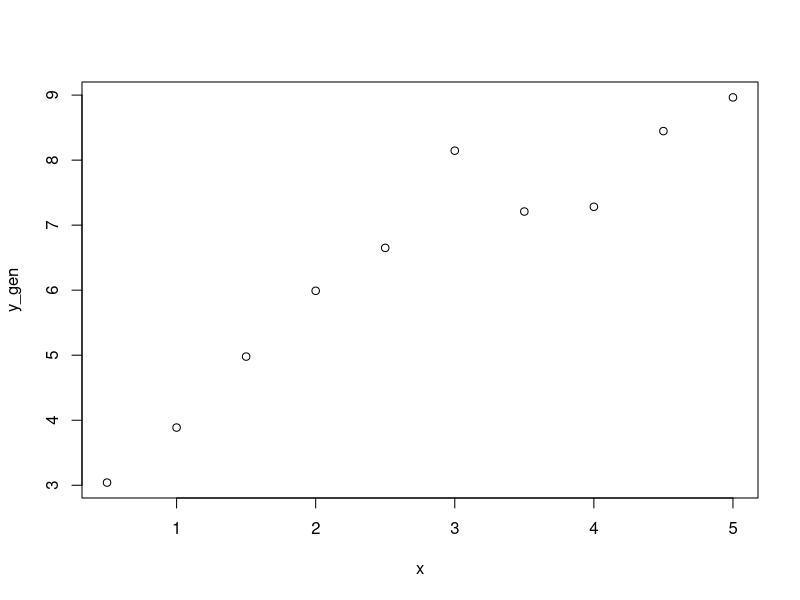
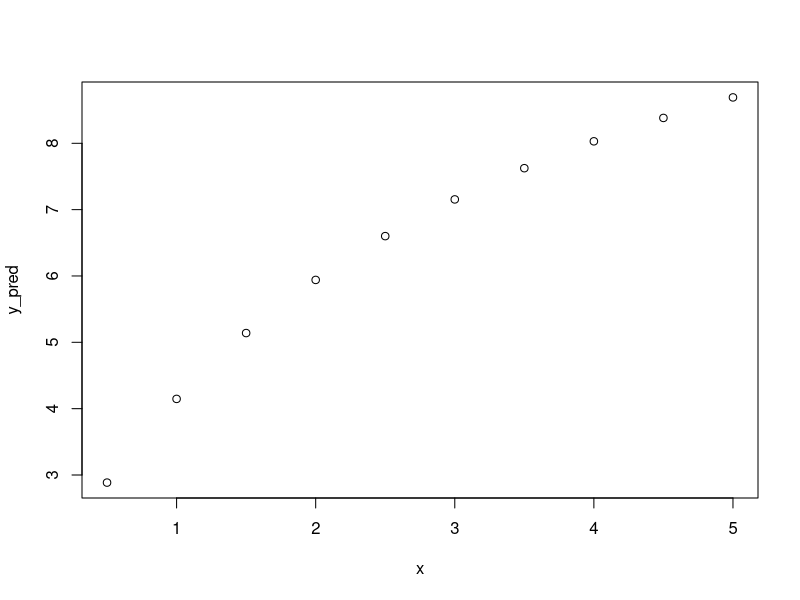
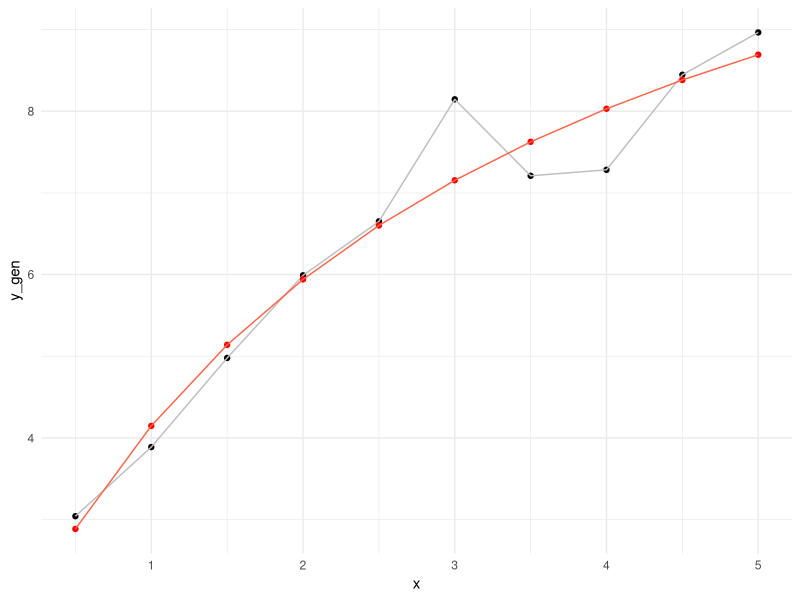

The R script that drew these images, in order:
library(ggplot2)
library(MASS)


# Parametry
n <- 10
x <- (1:10)/2
b1 <- 10
b2 <- 3
b3 <- 2
beta <- c(b1,b2,b3)
sig <- 1/2

set.seed(2137)
y_gen <- (b1*x)/(b2+x)+b3 + rnorm(10,mean = 0, sd = sig)


fun_g <- function(x,beta){
  return((beta[1] * x) / (beta[2] + x) + beta[3])
}

grad_g <- function(x, beta){
  return(c(x/(beta[2]+x), - (beta[1] *x)/(beta[2]+x)^2,1))
}

grad_g(1/2, beta= beta)

# Wzór na g(x,beta)

# Definiujemy macierz G

mac_G <- function(wek_x, beta){
  n <- length(wek_x)
  p <- length(beta)
  mac <- matrix(nrow = n, ncol = p)
  for (i in 1:n){
    mac[i, ] <- grad_g(wek_x[i], beta = beta)
  }
  return(mac)
}

# Algorytm G-N

G_N <- function(x,y, beta_0 = c(8,2,1), eps=0.0001 , M=100){
  
  p <- length(beta_0)
  
  stare_beta <- beta_0
  for (i in 1:M){
    
    y_prog <- fun_g(x, stare_beta)
    G <- mac_G(x, beta = stare_beta)
      
    krok <- ginv(t(G) %*% G) %*%
      t(G)%*%(y-y_prog)
    
    nowe_beta <- stare_beta + krok

    # Warunek stopu
    if (sqrt(sum((nowe_beta-stare_beta)^2))<eps){
      break
    }
    stare_beta <- nowe_beta
  }
  
  # Oszacowanie wariancji
  y_koniec <- fun_g(x, nowe_beta)
  SSR <- sum((y - y_koniec)^2)
  sig_kw <- SSR / (n - p)
  
  # Oszacowanie macierzy kowariancji
  mac_cov <- sig_kw * ginv(t(G)%*%G)
  
  return(list(beta_est = nowe_beta, sigma2_est = sig_kw, iteracje = i, macierz_cov = mac_cov))
}

G_N_rozw <- G_N(x,y_gen)
beta

## Zadanie 4
# Prezentacja w tabeli kroków 0,1,2 i ostatniego

G_N_tab <- function(x,y, beta_0 = c(8,2,1), eps=0.0001 , M=100){
  
  n <- length(x)
  p <- length(beta_0)
  
  historia <- data.frame( )
  
  stare_beta <- beta_0
  for (i in 1:M){
    
    y_prog <- fun_g(x, stare_beta)
    G <- mac_G(x, beta = stare_beta)
    print(G)
    
    krok <- ginv(t(G) %*% G) %*%
      t(G)%*%(y-y_prog)
    
    
    SSR <- sum((y-y_prog)^2)
    L_log <- -n/2*log(2*pi) - n/2 * log(SSR/(n-p)) - (n-p)/2
    
    historia <- rbind(historia, data.frame( krok = i-1,
                                            beta1 = stare_beta[1],
                                            beta2 = stare_beta[2],
                                            beta3 = stare_beta[3],
                                            sigma_kw = SSR/(n-p),
                                            L = L_log))
    
    nowe_beta <- stare_beta + krok
    
    # Warunek stopu
    if (sqrt(sum((nowe_beta-stare_beta)^2))<eps){
      break
    }
    stare_beta <- nowe_beta
  }
  
  # Oszacowanie wariancji
  y_koniec <- fun_g(x, nowe_beta)
  SSR <- sum((y - y_koniec)^2)
  sig_kw <- SSR / (n - p)
  
  historia <- rbind(historia, data.frame( krok = i,
                                          beta1 = nowe_beta[1],
                                          beta2 = nowe_beta[2],
                                          beta3 = nowe_beta[3],
                                          sigma_kw = SSR/(n-p),
                                          L = L_log))
  
  
  return(list(beta_est = nowe_beta, sigma2_est = sig_kw, iteracje = i, historia = historia))
}

# Algorytm z historią
GN_historia <- G_N_tab(x,y_gen)

pierwsze_i_ostatnie_obs <- rbind(GN_historia$historia[c(1,2,3,7),], c("rzeczywiste",10,3,2,1/4,"L"))

# Algorytm Gaussa Newtona
G_N <- function(x,y, beta_0 = c(8,2,1), eps=0.0001 , M=100){
  
  n <- length(x)
  p <- length(beta_0)
  
  stare_beta <- beta_0
  
  y_prog0 <- fun_g(x, beta_0)
  SSR <- sum((y-y_prog0)^2)
  
  # Krok zerowy
  historia <- data.frame()
  
  for (i in 1:M){
    
    y_prog <- fun_g(x, stare_beta)
    G <- mac_G(x, beta = stare_beta)
    
    SSR <- sum((y-y_prog)^2)
    krok <- ginv(t(G) %*% G) %*% t(G)%*%(y-y_prog)

    nowe_beta <- stare_beta + krok
    
    historia <- rbind(
      historia,
      data.frame(
        krok = i-1,
        beta1 = stare_beta[1],
        beta2 = stare_beta[2],
        beta3 = stare_beta[3],
        sigma_kw = SSR / (n - p)
      )
    )
    
    # Warunek stopu
    if (sqrt(sum((nowe_beta-stare_beta)^2))<eps){
      break
    }
    stare_beta <- nowe_beta
  }
  
  y_prog <- fun_g(x, nowe_beta)
  G <- mac_G(x, beta = nowe_beta)
  
  SSR <- sum((y-y_prog)^2)
  
  historia <- rbind(
    historia,
    data.frame(
      krok = i,
      beta1 = nowe_beta[1],
      beta2 = nowe_beta[2],
      beta3 = nowe_beta[3],
      sigma_kw = SSR / (n - p)
    )
  )
  
  return(return(historia))
}

G_N(x,y_gen)



# Zadanie 6
y_pred <- fun_g(x, G_N_rozw$beta_est)
  
plot(x,y_gen)
plot(x,y_pred)

ggplot()+
  geom_point(aes(x=x,y=y_gen), col = "black")+
  geom_line(aes(x=x,y=y_gen), col = "gray")+
  geom_point(aes(x=x,y=y_pred), col = "red1") +
  geom_line(aes(x=x,y=y_pred), col = "tomato1") +
  theme_minimal()
  

G_N(x,y_gen,beta_0 = c(9.7,2.9,2))
G_N(x,y_gen,beta_0 = c(1,1,1)) # Nie da się wyznaczyć macierzy numerycznie (jest osobliwa)
